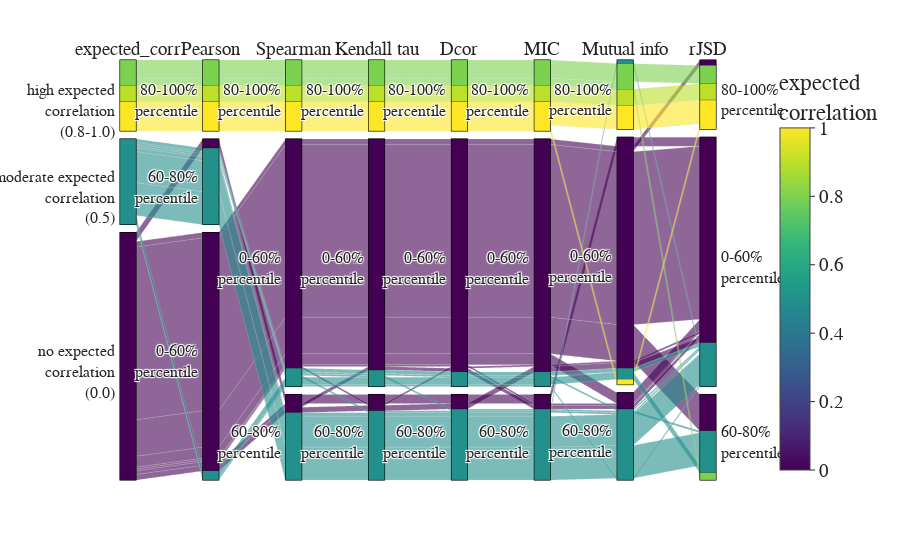

Notebook code for this chart:
### Code cell
import plotly.express as px


fig = px.parallel_categories(df_parallel, dimensions=parallel_columns, 
                             template='simple_white', color='expected<br>correlation')

fig.update_layout(
    font_family="Times New Roman",
    font_size = 19
)

fig.show()

### Figure 1 — Plotly figure (JSON) as saved in the notebook; plotly's stock layout.template omitted (floating-point values rounded to 4 significant figures; data arrays with more than 128 entries replaced by an {"elided": "..."} marker saying what was removed)
{"data": [{"dimensions": [{"label": "expected_corr", "values": {"elided": "222 str values"}}, {"label": "Pearson", "values": {"elided": "222 str values"}}, {"label": "Spearman", "values": {"elided": "222 str values"}}, {"label": "Kendall tau", "values": {"elided": "222 str values"}}, {"label": "Dcor", "values": {"elided": "222 str values"}}, {"label": "MIC", "values": {"elided": "222 str values"}}, {"label": "Mutual info", "values": {"elided": "222 str values"}}, {"label": "rJSD", "values": {"elided": "222 str values"}}], "domain": {"x": [0, 1], "y": [0, 1]}, "line": {"color": {"elided": "222 float values"}, "coloraxis": "coloraxis"}, "name": "", "type": "parcats"}], "layout": {"coloraxis": {"colorbar": {"title": {"text": "expected<br>correlation"}}, "colorscale": [[0, "#440154"], [0.1111, "#482878"], [0.2222, "#3e4989"], [0.3333, "#31688e"], [0.4444, "#26828e"], [0.5556, "#1f9e89"], [0.6667, "#35b779"], [0.7778, "#6ece58"], [0.8889, "#b5de2b"], [1, "#fde725"]]}, "font": {"family": "Times New Roman", "size": 19}, "legend": {"tracegroupgap": 0}, "margin": {"t": 60}}}
